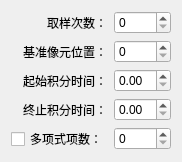
<?xml version="1.0" encoding="UTF-8"?>
<ui version="4.0">
 <class>HSpecFittingWidget</class>
 <widget class="QWidget" name="HSpecFittingWidget">
  <property name="geometry">
   <rect>
    <x>0</x>
    <y>0</y>
    <width>178</width>
    <height>142</height>
   </rect>
  </property>
  <layout class="QFormLayout" name="formLayout">
   <item row="0" column="0">
    <widget class="QLabel" name="label_001">
     <property name="minimumSize">
      <size>
       <width>96</width>
       <height>0</height>
      </size>
     </property>
     <property name="text">
      <string>取样次数：</string>
     </property>
     <property name="alignment">
      <set>Qt::AlignRight|Qt::AlignTrailing|Qt::AlignVCenter</set>
     </property>
    </widget>
   </item>
   <item row="0" column="1">
    <widget class="QSpinBox" name="spinBox_1"/>
   </item>
   <item row="1" column="0">
    <widget class="QLabel" name="label_004">
     <property name="minimumSize">
      <size>
       <width>96</width>
       <height>0</height>
      </size>
     </property>
     <property name="text">
      <string>基准像元位置：</string>
     </property>
     <property name="alignment">
      <set>Qt::AlignRight|Qt::AlignTrailing|Qt::AlignVCenter</set>
     </property>
    </widget>
   </item>
   <item row="1" column="1">
    <widget class="QSpinBox" name="spinBox_2"/>
   </item>
   <item row="2" column="0">
    <widget class="QLabel" name="label_002">
     <property name="sizePolicy">
      <sizepolicy hsizetype="Preferred" vsizetype="Preferred">
       <horstretch>0</horstretch>
       <verstretch>0</verstretch>
      </sizepolicy>
     </property>
     <property name="minimumSize">
      <size>
       <width>96</width>
       <height>0</height>
      </size>
     </property>
     <property name="text">
      <string>起始积分时间：</string>
     </property>
     <property name="alignment">
      <set>Qt::AlignRight|Qt::AlignTrailing|Qt::AlignVCenter</set>
     </property>
    </widget>
   </item>
   <item row="2" column="1">
    <widget class="QDoubleSpinBox" name="doubleSpinBox_1"/>
   </item>
   <item row="3" column="0">
    <widget class="QLabel" name="label_003">
     <property name="sizePolicy">
      <sizepolicy hsizetype="Preferred" vsizetype="Preferred">
       <horstretch>0</horstretch>
       <verstretch>0</verstretch>
      </sizepolicy>
     </property>
     <property name="minimumSize">
      <size>
       <width>96</width>
       <height>0</height>
      </size>
     </property>
     <property name="text">
      <string>终止积分时间：</string>
     </property>
     <property name="alignment">
      <set>Qt::AlignRight|Qt::AlignTrailing|Qt::AlignVCenter</set>
     </property>
    </widget>
   </item>
   <item row="3" column="1">
    <widget class="QDoubleSpinBox" name="doubleSpinBox_2"/>
   </item>
   <item row="4" column="1">
    <widget class="QSpinBox" name="spinBox_3"/>
   </item>
   <item row="4" column="0">
    <widget class="QCheckBox" name="checkBox_1">
     <property name="text">
      <string>多项式项数：</string>
     </property>
    </widget>
   </item>
  </layout>
 </widget>
 <resources/>
 <connections/>
</ui>
